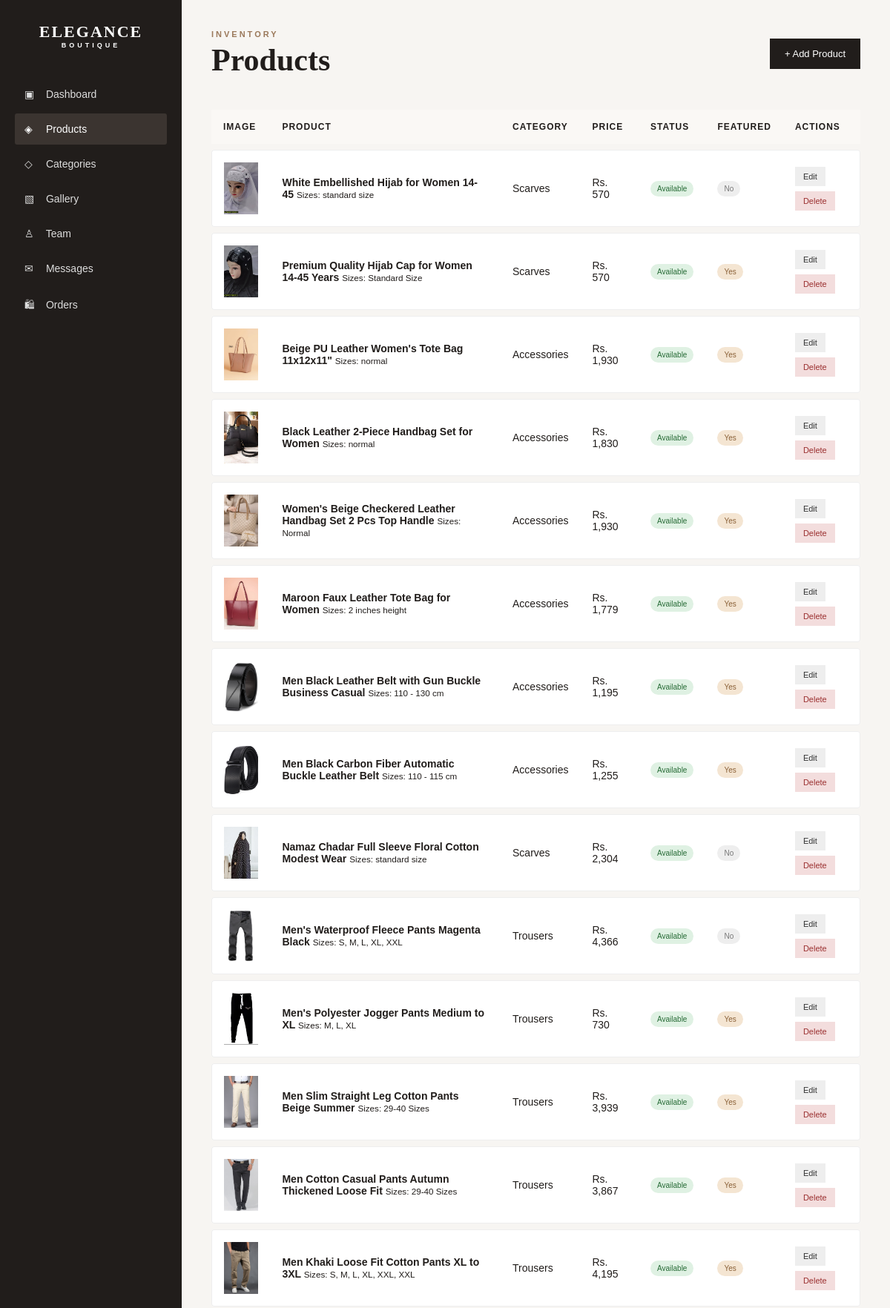
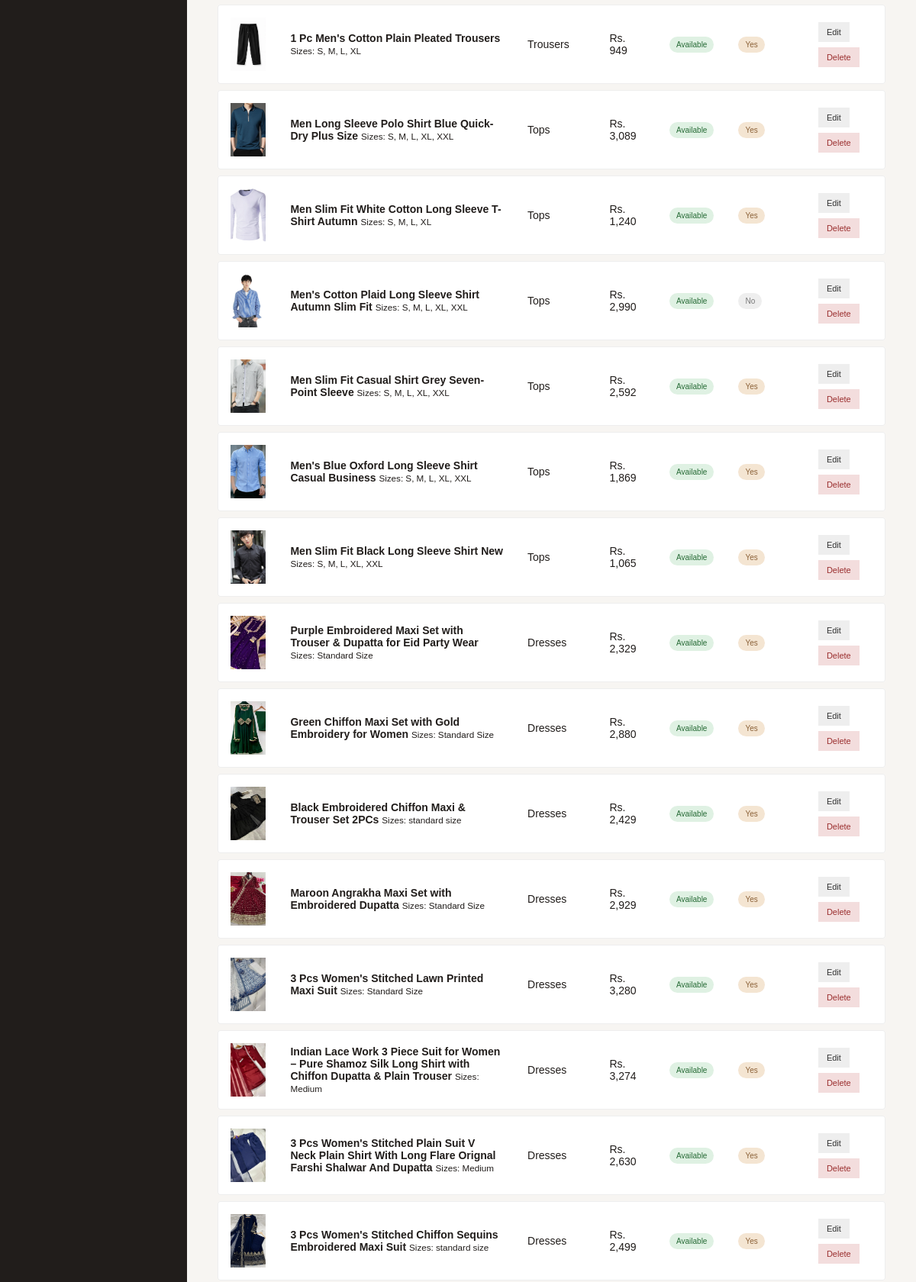
/admin/products.php (signed in, upper part), run on the app's committed database (2 pictures, top to bottom).
### tables this page shows
CREATE TABLE `products` (
  `id` int(11) NOT NULL,
  `category_id` int(11) NOT NULL,
  `name` varchar(150) NOT NULL,
  `description` text DEFAULT NULL,
  `price` decimal(10,2) NOT NULL,
  `sizes` varchar(100) DEFAULT NULL,
  `image` varchar(255) DEFAULT NULL,
  `status` enum('Available','Out of Stock') DEFAULT 'Available',
  `featured` tinyint(1) DEFAULT 0,
  `created_at` timestamp NOT NULL DEFAULT current_timestamp()
);

CREATE TABLE `categories` (
  `id` int(11) NOT NULL,
  `name` varchar(100) NOT NULL,
  `description` text DEFAULT NULL,
  `created_at` timestamp NOT NULL DEFAULT current_timestamp()
);

### admin/products.php (the view, shortened to what this page needs)
<?php
require_once "../config/database.php";
$query = "
    SELECT
        p.id,
        p.name,
        p.description,
        p.price,
        p.sizes,
        p.image,
        p.status,
        p.featured,
        p.created_at,
        c.name AS category_name
    FROM products p
    LEFT JOIN categories c
        ON p.category_id = c.id
    ORDER BY p.id DESC
";
$result = mysqli_query($conn, $query);
?>
<!DOCTYPE html>
<html lang="en">
<head>
    <link
        rel="stylesheet"
        href="admin.css"
    >
</head>
<body>
<div class="admin-layout">
    <aside class="sidebar">
        <div class="admin-logo">
            <a href="../index.php">
                ELEGANCE
                <span>BOUTIQUE</span>
            </a>
        </div>
        <nav class="sidebar-nav">
            <a href="dashboard.php">
                <span>▣</span>
                Dashboard
            </a>
            <a
                href="products.php"
                class="active"
            >
                <span>◈</span>
                Products
            </a>
            <a href="categories.php">
                <span>◇</span>
                Categories
            </a>
            <a href="gallery.php">
                <span>▧</span>
                Gallery
            </a>
            <a href="team.php">
            <span>♙</span>
            Team
            </a>
            <a href="messages.php">
                <span>✉</span>
                Messages
            </a>
<a href="orders.php">
    <span>🛍</span>
    Orders
</a>
        </nav>
    </aside>
    <main class="admin-main">
        <header class="admin-header">
            <div>
                <p class="admin-eyebrow">
                    INVENTORY
                </p>
                <h1>
                    Products
                </h1>
            </div>
            <a
                href="product_add.php"
                class="admin-action-btn"
            >
                + Add Product
            </a>
        </header>
        <div class="admin-table-wrapper">
            <table class="admin-table">
                <thead>
                    <tr>
                        <th>
                            Image
                        </th>
                        <th>
                            Product
                        </th>
                        <th>
                            Category
                        </th>
                        <th>
                            Price
                        </th>
                        <th>
                            Status
                        </th>
                        <th>
                            Featured
                        </th>
                        <th>
                            Actions
                        </th>
                    </tr>
                </thead>
                <tbody>
                <?php if (
                    mysqli_num_rows($result) > 0
                ): ?>
                    <?php while (
                        $product =
                        mysqli_fetch_assoc($result)
                    ): ?>
                        <tr>
                            <td>
                                <?php if (
                                    !empty($product["image"])
                                ): ?>
                                    <img
                                        src="../<?= htmlspecialchars($product["image"]) ?>"
                                        alt="<?= htmlspecialchars($product["name"]) ?>"
                                        class="admin-product-image"
                                    >
                                <?php else: ?>
                                    <div class="no-image">
                                        No Image
                                    </div>
                                <?php endif; ?>
                            </td>
                            <td>
                                <strong>
                                    <?= htmlspecialchars(
                                        $product["name"]
                                    ) ?>
                                </strong>
                                <?php if (
                                    !empty(
                                        $product["sizes"]
                                    )
                                ): ?>
                                    <small>
                                        Sizes:
                                        <?= htmlspecialchars(
                                            $product["sizes"]
                                        ) ?>
                                    </small>
                                <?php endif; ?>
                            </td>
                            <td>
                                <?= htmlspecialchars(
                                    $product["category_name"]
                                    ?? "Uncategorized"
                                ) ?>
                            </td>
                            <td>
                                Rs.
                                <?= number_format(
                                    $product["price"]
                                ) ?>
                            </td>
                            <td>
                                <?php if (
                                    $product["status"] === "Available"
                                ): ?>
                                    <span class="status active-status">
                                        Available
                                    </span>
                                <?php else: ?>
                                    <span class="status inactive-status">
                                        Out of Stock
                                    </span>
                                <?php endif; ?>
                            </td>
                            <td>
                                <?php if (
                                    $product["featured"] == 1
                                ): ?>
                                    <span class="featured">
                                        Yes
                                    </span>
                                <?php else: ?>
                                    <span class="not-featured">
                                        No
                                    </span>
                                <?php endif; ?>
                            </td>
                            <td>
                                <div class="table-actions">
                                    <a
                                        href="product_edit.php?id=<?= $product["id"] ?>"
                                        class="edit-btn"
                                    >
                                        Edit
                                    </a>
                                    <a
                                        href="product_delete.php?id=<?= $product["id"] ?>"
                                        class="delete-btn"
                                        onclick="return confirm('Are you sure you want to delete this product?');"
                                    >
                                        Delete
                                    </a>
                                </div>
                            </td>
                        </tr>
                    <?php endwhile; ?>
                <?php endif; ?>
                </tbody>
            </table>
        </div>
    </main>
</div>
</body>
</html>

### admin/admin.css (style rules this page uses)
* { box-sizing: border-box; }
html { scroll-behavior: smooth; }
body { margin: 0; font-family: Arial, Helvetica, sans-serif; background: #f7f5f2; color: #211d1b; }
a { text-decoration: none; }
img { max-width: 100%; }
.admin-action-btn { display: inline-block; background: #211d1b; color: #ffffff; text-decoration: none; border: none; padding: 13px 20px; cursor: pointer; font-size: 13px; transition: 0.2s ease; }
.admin-layout { display: flex; min-height: 100vh; }
.sidebar { width: 245px; flex-shrink: 0; background: #211d1b; color: #ffffff; padding: 30px 20px; display: flex; flex-direction: column; }
.admin-logo { margin-bottom: 40px; text-align: center; }
.admin-logo a { color: #ffffff; text-decoration: none; font-family: Georgia, serif; font-size: 22px; font-weight: bold; letter-spacing: 2px; }
.admin-logo span { display: block; font-family: Arial, sans-serif; font-size: 9px; letter-spacing: 4px; }
.sidebar-nav { display: flex; flex-direction: column; gap: 5px; }
.sidebar-nav a, .sidebar-bottom a { color: #dddddd; text-decoration: none; padding: 13px; border-radius: 3px; font-size: 14px; transition: 0.2s ease; }
.sidebar-nav a:hover, .sidebar-nav a.active, .sidebar-bottom a:hover { background: #3b3430; color: #ffffff; }
.sidebar-nav span { display: inline-block; width: 25px; }
.admin-main { flex: 1; padding: 40px; max-width: 1500px; }
.admin-header { display: flex; justify-content: space-between; align-items: center; gap: 20px; margin-bottom: 35px; }
.admin-eyebrow { color: #9b795b; font-size: 11px; letter-spacing: 3px; font-weight: bold; margin: 0; }
.admin-header h1, .admin-container h1 { font-family: Georgia, serif; font-size: 42px; color: #211d1b; margin: 5px 0 0; }
.admin-table, .table-wrapper table { width: 100%; min-width: 750px; border-collapse: separate; border-spacing: 0 8px; background: #f7f5f2; }
.admin-table thead, .table-wrapper thead { background: #ffffff; }
.admin-table th, .table-wrapper th { text-align: left; padding: 16px; background: #faf8f5; color: #211d1b; font-size: 12px; text-transform: uppercase; letter-spacing: 1px; font-weight: 600; }
.admin-table tbody tr, .table-wrapper tbody tr { background: #ffffff; transition: 0.2s ease; }
.admin-table td, .table-wrapper td { padding: 16px; border-top: 1px solid #eeeeee; border-bottom: 1px solid #eeeeee; font-size: 14px; vertical-align: middle; }
.admin-table tbody td:first-child, .table-wrapper tbody td:first-child { border-left: 1px solid #eeeeee; border-top-left-radius: 4px; border-bottom-left-radius: 4px; }
.admin-table tbody td:last-child, .table-wrapper tbody td:last-child { border-right: 1px solid #eeeeee; border-top-right-radius: 4px; border-bottom-right-radius: 4px; }
.table-actions, .action-buttons { display: flex; align-items: center; gap: 7px; flex-wrap: wrap; }
.edit-btn, .delete-btn { display: inline-block; padding: 7px 11px; text-decoration: none; font-size: 11px; transition: 0.2s ease; }
.edit-btn { background: #eeeeee; color: #333333; }
.delete-btn { background: #f3dddd; color: #9b3030; }
.status, .featured, .not-featured { display: inline-block; padding: 5px 9px; font-size: 10px; border-radius: 20px; }
.active-status { background: #dff1e3; color: #276b36; }
.featured { background: #f4e5d2; color: #8b6138; }
.not-featured { background: #eeeeee; color: #777777; }
.admin-product-image { width: 55px; height: 70px; object-fit: cover; display: block; }

### data on the page
products: image (picture), name "White Embellished Hijab for Women 14-45", sizes "standard size", category.name "Scarves", price "570", status "Available", featured "No"
products: image (picture), name "Premium Quality Hijab Cap for Women 14-45 Years", sizes "Standard Size", category.name "Scarves", price "570", status "Available", featured "Yes"
products: image (picture), name "Beige PU Leather Women's Tote Bag 11x12x11\"", sizes "normal", category.name "Accessories", price "1,930", status "Available", featured "Yes"
products: image (picture), name "Black Leather 2-Piece Handbag Set for Women", sizes "normal", category.name "Accessories", price "1,830", status "Available", featured "Yes"
products: image (picture), name "Women's Beige Checkered Leather Handbag Set 2 Pcs Top Handle", sizes "Normal", category.name "Accessories", price "1,930", status "Available", featured "Yes"
products: image (picture), name "Maroon Faux Leather Tote Bag for Women", sizes "2 inches height", category.name "Accessories", price "1,779", status "Available", featured "Yes"
products: image (picture), name "Men Black Leather Belt with Gun Buckle Business Casual", sizes "110 - 130 cm", category.name "Accessories", price "1,195", status "Available", featured "Yes"
products: image (picture), name "Men Black Carbon Fiber Automatic Buckle Leather Belt", sizes "110 - 115 cm", category.name "Accessories", price "1,255", status "Available", featured "Yes"
products: image (picture), name "Namaz Chadar Full Sleeve Floral Cotton Modest Wear", sizes "standard size", category.name "Scarves", price "2,304", status "Available", featured "No"
products: image (picture), name "Men's Waterproof Fleece Pants Magenta Black", sizes "S, M, L, XL, XXL", category.name "Trousers", price "4,366", status "Available", featured "No"
products: image (picture), name "Men's Polyester Jogger Pants Medium to XL", sizes "M, L, XL", category.name "Trousers", price "730", status "Available", featured "Yes"
products: image (picture), name "Men Slim Straight Leg Cotton Pants Beige Summer", sizes "29-40 Sizes", category.name "Trousers", price "3,939", status "Available", featured "Yes"
products: image (picture), name "Men Cotton Casual Pants Autumn Thickened Loose Fit", sizes "29-40 Sizes", category.name "Trousers", price "3,867", status "Available", featured "Yes"
products: image (picture), name "Men Khaki Loose Fit Cotton Pants XL to 3XL", sizes "S, M, L, XL, XXL, XXL", category.name "Trousers", price "4,195", status "Available", featured "Yes"
products: image (picture), name "1 Pc Men's Cotton Plain Pleated Trousers", sizes "S, M, L, XL", category.name "Trousers", price "949", status "Available", featured "Yes"
products: image (picture), name "Men Long Sleeve Polo Shirt Blue Quick-Dry Plus Size", sizes "S, M, L, XL, XXL", category.name "Tops", price "3,089", status "Available", featured "Yes"
products: image (picture), name "Men Slim Fit White Cotton Long Sleeve T-Shirt Autumn", sizes "S, M, L, XL", category.name "Tops", price "1,240", status "Available", featured "Yes"
products: image (picture), name "Men's Cotton Plaid Long Sleeve Shirt Autumn Slim Fit", sizes "S, M, L, XL, XXL", category.name "Tops", price "2,990", status "Available", featured "No"
products: image (picture), name "Men Slim Fit Casual Shirt Grey Seven-Point Sleeve", sizes "S, M, L, XL, XXL", category.name "Tops", price "2,592", status "Available", featured "Yes"
products: image (picture), name "Men's Blue Oxford Long Sleeve Shirt Casual Business", sizes "S, M, L, XL, XXL", category.name "Tops", price "1,869", status "Available", featured "Yes"
products: image (picture), name "Men Slim Fit Black Long Sleeve Shirt New", sizes "S, M, L, XL, XXL", category.name "Tops", price "1,065", status "Available", featured "Yes"
products: image (picture), name "Purple Embroidered Maxi Set with Trouser & Dupatta for Eid Party Wear", sizes "Standard Size", category.name "Dresses", price "2,329", status "Available", featured "Yes"
products: image (picture), name "Green Chiffon Maxi Set with Gold Embroidery for Women", sizes "Standard Size", category.name "Dresses", price "2,880", status "Available", featured "Yes"
products: image (picture), name "Black Embroidered Chiffon Maxi & Trouser Set 2PCs", sizes "standard size", category.name "Dresses", price "2,429", status "Available", featured "Yes"
products: image (picture), name "Maroon Angrakha Maxi Set with Embroidered Dupatta", sizes "Standard Size", category.name "Dresses", price "2,929", status "Available", featured "Yes"
products: image (picture), name "3 Pcs Women's Stitched Lawn Printed Maxi Suit", sizes "Standard Size", category.name "Dresses", price "3,280", status "Available", featured "Yes"
products: image (picture), name "Indian Lace Work 3 Piece Suit for Women – Pure Shamoz Silk Long Shirt with Chiffon Dupatta & Plain Trouser", sizes "Medium", category.name "Dresses", price "3,274", status "Available", featured "Yes"
products: image (picture), name "3 Pcs Women's Stitched Plain Suit V Neck Plain Shirt With Long Flare Orignal Farshi Shalwar And Dupatta", sizes "Medium", category.name "Dresses", price "2,630", status "Available", featured "Yes"
products: image (picture), name "3 Pcs Women's Stitched Chiffon Sequins Embroidered Maxi Suit", sizes "standard size", category.name "Dresses", price "2,499", status "Available", featured "Yes"
